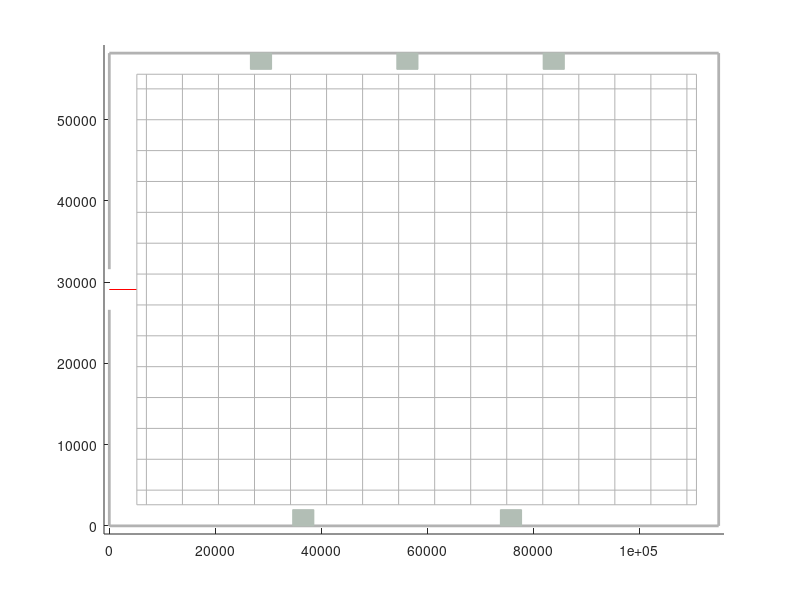

MATLAB code for this plot: (Note: this script raises an error after producing the figure.)
function [podsort,rectCenter,nodePosLookUp,nodeStorageArray] = drawLayout()
%% OUTPUT DEFINITION
% podsort: sorting pods under Nodes ( belongs to rectCenter )
% rectCenter : all the (x,y) position of each PODS.
% nodePosLookUp : 2D diagram to look up (x,y) position inside "nodeStorageArray" by using (row,column).
% nodeStorageArray : store all (x,y) dimensions of every Nodes in the layout.


%% WAREHOUSE PROPERTIES
clear
clc
% Line (x : horizontal , y: vertical )
% Properties for calculating
l = 115000; w = 58200 ;                                                     % length and width of the Warehouse ( in mm ).
wsLength = 4000 ;                                                           % length of the WorkStation ( in mm ).
wsWidth = 2000;                                                             % width of the WorkStation ( in mm ).                                     
aisWidth = 1800 ;                                                           % width of each Aisle.
firstPointX = 5500 - aisWidth + 1500;  % custom number                      % first "x" coordinate of the Node from the left.
firstPointY = wsWidth + aisWidth/2 - aisWidth + 1500;                       % first "y" coordinate of the Node from the bottom. 
podWidth = 1000 ;                                                           % an edge of a square Pod.
numVerAis = 15;                                                             % number of Aisle in vertical ( except 1st left ).
numHorAis = 13;                                                             % number of Aisle in horizontal. 

% Custom design aisle
secondAisleX = firstPointX + aisWidth;
lastAisleX = secondAisleX + numVerAis*(aisWidth+5*podWidth) + aisWidth;
secondAisleY = firstPointY + aisWidth;
lastAisleY =  secondAisleY + (aisWidth+2*podWidth)*numHorAis + aisWidth; 

% Properties for drawing
axis([-1000 l+1000 -1000 w+1000]);                                          % length and width of the display window
line_weight = 0.5;                                                          % drawing line weight

% Global variables
global verLine horLine;

%% DRAW BOUNDERIES FOR LAYOUT & WAREHOUSE ( DRAWING PURPOSE ONLY )
% draw Horizontal boundary
line([1 l],[1 1],'color',[.7 .7 .7],'LineWidth',2);
line([1 l],[w w],'color',[.7 .7 .7],'LineWidth',2);

% draw Vertical boundary
line([1 1],[1 (w/2-2500)],'color',[.7 .7 .7],'LineWidth',2);
line([1 1],[(w/2+2500) w],'color',[.7 .7 .7],'LineWidth',2);
line([l l],[1 w],'color',[.7 .7 .7],'LineWidth',2);

% draw the Entrance Line
line( [0 firstPointX], [w/2 w/2],'color','r','LineWidth',line_weight);

% draw the Outside Boundary of the Warehouse
line( [firstPointX firstPointX], [firstPointY lastAisleY],'color',[.7 .7 .7],'LineWidth',line_weight); % 1st left vertical
line( [firstPointX lastAisleX],[firstPointY firstPointY],'color',[.7 .7 .7],'LineWidth',line_weight); % 1st bot horizontal
line( [secondAisleX secondAisleX], [firstPointY lastAisleY],'color',[.7 .7 .7],'LineWidth',line_weight); % 2nd left vertical
line( [firstPointX lastAisleX],[secondAisleY secondAisleY],'color',[.7 .7 .7],'LineWidth',line_weight); % 2nd bot horizontal
line( [lastAisleX lastAisleX], [firstPointY lastAisleY],'color',[.7 .7 .7],'LineWidth',line_weight); % last right vertical
line( [firstPointX lastAisleX], [lastAisleY lastAisleY],'color',[.7 .7 .7],'LineWidth',line_weight); % 2nd left vertical

%% WORKSTATION CHARACTERISTICS
% % from now, the workstation can be shortened by WS
% % create the 2 Below WS
step = (105000)/3;                                                         % Distance between the WS (in mm). 
for i = 0:1
    % draw the workstation
    a = step*(i+1)+(wsLength+200)*i-400;
    str = '#B2BEB5';
    convertcolor = sscanf(str(2:end),'%2x%2x%2x',[1 3])/255;
    rectangle('Position',[a 0 wsLength wsWidth],'FaceColor',convertcolor,'EdgeColor',convertcolor);
     
%     % draw to entrance to WS.
%     line([ 4.5*aisWidth+20.5*podWidth+firstPointX+(5.5*aisWidth+29.5*podWidth)*i  4.5*aisWidth+20.5*podWidth+firstPointX+(5.5*aisWidth+29.5*podWidth)*i ],   [aisWidth/2 firstPointY],'color','b','LineWidth',line_weight);
%     line([4.5*aisWidth+20.5*podWidth+firstPointX+(5.5*aisWidth+29.5*podWidth)*i  4.5*aisWidth+20.5*podWidth+firstPointX+(6*aisWidth+29*podWidth)*i+2*podWidth ],   [aisWidth/2 aisWidth/2],'color','b','LineWidth',line_weight);
%     line( [4.5*aisWidth+20.5*podWidth+firstPointX+(6*aisWidth+29*podWidth)*i+2*podWidth 4.5*aisWidth+20.5*podWidth+firstPointX+(6*aisWidth+29*podWidth)*i+2*podWidth],   [aisWidth/2 wsWidth+aisWidth/2],'color','b','LineWidth',line_weight);       
%     
%     % get the "x,y" position of each Node of the entrance for WS ( anti-clock wise )
%     nodeWS(i*2+1,:) = [4.5*aisWidth+20.5*podWidth+firstPointX+(5.5*aisWidth+29.5*podWidth)*i , aisWidth/2 ];
%     nodeWS(i*2+2,:) = [4.5*aisWidth+20.5*podWidth+firstPointX+(6*aisWidth+29*podWidth)*i+2*podWidth  , aisWidth/2 ];
end
% 
% create the 3 Upper WS
step = (l-4500)/4;
for i = 0:2     
    a = step*(i+1)+wsLength-5000;                                                   % Distance between the WS (in mm). 
    str2 = '#B2BEB5';
    convertcolor2 = sscanf(str2(2:end),'%2x%2x%2x',[1 3])/255;
    rectangle('Position',[a w-wsWidth wsLength wsWidth],'FaceColor',convertcolor2,'EdgeColor',convertcolor);
    
%     line( [firstPointX+3.5*aisWidth+17.5*podWidth+(4*aisWidth+19*podWidth)*i firstPointX+3.5*aisWidth+17.5*podWidth+(4*aisWidth+19*podWidth)*i],              [w-aisWidth/2 firstPointY+(aisWidth+2*podWidth)*numHorAis],'color','b','LineWidth',line_weight);
%     line( [firstPointX+3.5*aisWidth+17.5*podWidth+(4*aisWidth+19*podWidth)*i firstPointX+3.5*aisWidth+17.5*podWidth+(4*aisWidth+19*podWidth)*i+2*podWidth],         [w-aisWidth/2 w-aisWidth/2],'color','b','LineWidth',line_weight);
%     line( [firstPointX+3.5*aisWidth+17.5*podWidth+(4*aisWidth+19*podWidth)*i+2*podWidth , firstPointX+3.5*aisWidth+17.5*podWidth+(4*aisWidth+19*podWidth)*i+2*podWidth],  [w-aisWidth/2 firstPointY+(aisWidth+2*podWidth)*numHorAis],'color','b','LineWidth',line_weight);
%     
%     % get the "x,y" position of each Node of the entrance for WS ( clock wise) 
%     nodeWS(i*2+1+4,:) = [firstPointX+3.5*aisWidth+17.5*podWidth+(4*aisWidth+19*podWidth)*i , w-aisWidth/2];
%     nodeWS(i*2+2+4,:) = [firstPointX+3.5*aisWidth+17.5*podWidth+(4*aisWidth+19*podWidth)*i+2*podWidth , w-aisWidth/2 ];
end


%% WAREHOUSE INNER LAYOUT CREATION
% create an Array to store 2 head Nodes of Vertical aisle
verAisle(1,:) = [firstPointX firstPointY];                                  % first point (x,y) of 1st left Vertical aisle.
verAisle(2,:) = [firstPointX lastAisleY];                                   % last point (x,y) of 1st left Vertical aisle.
verAisle(3,:) = [secondAisleX lastAisleY];
verAisle(4,:) = [secondAisleX firstPointY];

for i = 1:numVerAis
      % display all Vertical aisles ( not including the 1st left )
      line( [(secondAisleX)+i*(aisWidth+5*podWidth) (secondAisleX)+i*(aisWidth+5*podWidth)], [firstPointY lastAisleY],'color',[.7 .7 .7],'LineWidth',line_weight);
      
      % sorting the aisles as zig-zag => the drawing won't get wrong.
      if(mod(i,2)==0)
      verAisle(i*2+4,:) = [secondAisleX+i*(aisWidth+5*podWidth) firstPointY]  ;
      verAisle(i*2+3,:) = [secondAisleX+i*(aisWidth+5*podWidth) lastAisleY] ;
        if (i == numVerAis)
            verAisle(end+1,:) = [lastAisleX firstPointY]  ;         % Add node for last right pod.
            verAisle(end+1,:) = [lastAisleX lastAisleY] ;
        end
      else
      verAisle(i*2+3,:) = [secondAisleX+i*(aisWidth+5*podWidth) firstPointY]  ;
      verAisle(i*2+4,:) = [secondAisleX+i*(aisWidth+5*podWidth) lastAisleY] ;     
        if (i == numVerAis)
            verAisle(end+1,:) = [lastAisleX lastAisleY] ;
            verAisle(end+1,:) = [lastAisleX firstPointY]  ;
        end
      end
end

% create an Array to store 2 head Nodes of Horizontal aisle
horAisle(1,:) = [firstPointX firstPointY];                                  % first point (x,y) of 1st left Horizontal aisle.
horAisle(2,:) = [lastAisleX firstPointY];                                   % last point (x,y) of 1st left Horizontal aisle.
horAisle(4,:) = [firstPointX secondAisleY];                                 % first point (x,y) of 2nd left Horizontal aisle.
horAisle(3,:) = [lastAisleX secondAisleY];                                  % last point (x,y) of 2nd left Horizontal aisle.

for i = 1:numHorAis
    % display all Horizontal aisles ( not including the 1st bottom )
    line( [firstPointX lastAisleX],[secondAisleY+i*(aisWidth+2*podWidth) secondAisleY+i*(aisWidth+2*podWidth)],'color',[.7 .7 .7],'LineWidth',line_weight);
    
    % sorting the aisles as zig-zag => the drawing won't get wrong
    if(mod(i,2)==0)
    horAisle(i*2+4,:) = [firstPointX secondAisleY+i*(aisWidth+2*podWidth)]  ;
    horAisle(i*2+3,:) = [lastAisleX secondAisleY+i*(aisWidth+2*podWidth)] ; 
        if (i == numHorAis)
            horAisle(end+1,:) = [firstPointX lastAisleY]  ;                 % Add node for last right pod.
            horAisle(end+1,:) = [lastAisleX lastAisleY] ;
        end
    else
    horAisle(i*2+3,:) = [firstPointX secondAisleY+i*(aisWidth+2*podWidth)]  ;
    horAisle(i*2+4,:) = [lastAisleX secondAisleY+i*(aisWidth+2*podWidth)] ; 
        if (i == numHorAis)
            horAisle(end+1,:) = [lastAisleX lastAisleY]  ;                  % Add node for last right pod.
            horAisle(end+1,:) = [firstPointX lastAisleY] ;
        end
    end
end
    
%% PRE-DEFINED LOCAL VARIABLES FOR COUNTING 
X(1,1) = 0;         
Y(1,1) = 0;
podIndex = 1 ;
rowSeqIndex= 0;
colSeqIndex = 0;

%% PODS CALCULATING & SORTING
for count_y = 1:numHorAis                                                   % JUMP STEP IN HORIZONTAL.
    
    if count_y == numHorAis
       colSeqIndex = 0;
    end
    
% EXPLANATION FOR THE ALGORITHM: There are 10 pods in a batch, which will be
% numbered from 1->10 with 1 is the left-bottom and 10 is the right-top.
%
%   |6 |7 |8 |9 |10|       |6 |7 |8 |9 |10|
%   |1 |2 |3 |4 |5 |  ---> |1 |2 |3 |4 |5 | --->
%    
    for count_x = 1:numVerAis                                              % JUMP STEP IN VERTICAL.
        for i = 1:2                                                        % set the left-bottom Pod ( of each Batch ) to 1.
            for j = 1:5                                              % count the Pod from 1->5 , 6->10.
                
            % CALCULATING ALGORITHM:
                % get coordinate of the left-bottom corner of each Pod
                LeftBotCorner_X = (secondAisleX+aisWidth/2) + (5*podWidth+aisWidth)*(count_x-1) + (j-1)*podWidth;       % calculate "x" coordinate of the left-bottom corner of each Pod.
                LeftBotCorner_Y = (secondAisleY+aisWidth/2) + (2*podWidth+aisWidth)*(count_y-1) + (i-1)*podWidth;     % calculate "y" coordinate of the left-bottom corner of each Pod.
                % get coordinate of the Center-point of each Pod
                rectCenter(podIndex,1) = LeftBotCorner_X + podWidth/2;                       % calculate "x" coordinate of the Center-point of each Pod.
                rectCenter(podIndex,2) = LeftBotCorner_Y + podWidth/2;                      % calculate "y" coordinate of the Center-point of each Pod
               
                % store the corner "x" "y" to display the Pods
                X(podIndex,1) = double(LeftBotCorner_X); 
                Y(podIndex,1) = double(LeftBotCorner_Y);
                
            % SORTING ALGORITHM:
                % sorting the lines ( under the Pods ) zig-zag "Horizontal".
                % => drawing and creating Node won't get wrong.
                %
                %   1 - - - - - - - - - - > 2
                %   4 < - - - - - - - - - - 3
                %   1 - - - - - - - - - - > 2
                %
                %   rowSeqIndex: +1 to jump from "1" to another "1"
                
                if ( rectCenter(podIndex,1) == (secondAisleX + aisWidth/2 + podWidth/2))         % sorting the node in the 1st left vertical aisle.       
                    if i == 1                                              % 1-4-5-8-9...
                    podStor(rowSeqIndex*4+1,:) = [ firstPointX , rectCenter(podIndex,2) ];
                    else
                    podStor(rowSeqIndex*4+4,:) = [ firstPointX , rectCenter(podIndex,2) ];
                    end

                elseif rectCenter(podIndex,1) == (secondAisleX + aisWidth/2 + podWidth/2) + (numVerAis*(aisWidth+5*podWidth)-podWidth-aisWidth)  
                                                                           % sorting the node in the last vertical aisle.                    
                    if i == 1                                              % 2-3-6-7-10-11-...
                    podStor(rowSeqIndex*4+2,:) = [ lastAisleX , rectCenter(podIndex,2)];
                    else
                    podStor(rowSeqIndex*4+3,:) = [ lastAisleX , rectCenter(podIndex,2)];   
                    end
                end
                
                % sorting the lines ( under the Pods ) zig-zag "Vertical".
                % => drawing and creating Node won't get wrong.
                %
                %       2 -> 3    6         10            2
                %       /\   |    /\       /\ |           /\
                %       |    |    |        |  |           |
                %       |   \/    |        | \/           |
                %       1    4 -> 5  ....  9-11       --> 1
                %
                %   colSeqIndex: +1 to jump from "1" to another "1".
                
                switch j                     
                    case 1                                                 % sorting the Node in position 1 & 2
                       if count_y == 1
                           podStor1(colSeqIndex*11+1,:) = [ rectCenter(podIndex,1) , firstPointY ];                         
                       elseif count_y == numHorAis
                           podStor1(colSeqIndex*11+2,:) = [ rectCenter(podIndex,1) , lastAisleY ];
                       end
                    case 2                                                 % sorting the Node in position 3 & 4
                       if count_y == 1
                           podStor1(colSeqIndex*11+4,:) = [ rectCenter(podIndex,1) , firstPointY ];
                       elseif count_y == numHorAis
                           podStor1(colSeqIndex*11+3,:) = [ rectCenter(podIndex,1) , lastAisleY ];
                       end
                    case 3                                                 % sorting the Node in position 5 & 6
                       if count_y == 1
                           podStor1(colSeqIndex*11+5,:) = [ rectCenter(podIndex,1) , firstPointY ];
                       elseif count_y == numHorAis
                           podStor1(colSeqIndex*11+6,:) = [ rectCenter(podIndex,1) , lastAisleY ];
                       end
                    case 4                                                 % sorting the Node in position 7 & 8
                       if count_y == 1
                           podStor1(colSeqIndex*11+8,:) = [ rectCenter(podIndex,1) , firstPointY ];
                       elseif count_y == numHorAis
                           podStor1(colSeqIndex*11+7,:) = [ rectCenter(podIndex,1) , lastAisleY ];
                       end
                    case 5                                                 % sorting the Node in position 9 & 10
                       if count_y == 1
                           podStor1(colSeqIndex*11+9,:) = [ rectCenter(podIndex,1) , firstPointY ];
                           podStor1(colSeqIndex*11+11,:) = [ rectCenter(podIndex,1) , firstPointY ];
                       elseif count_y == numHorAis
                           podStor1(colSeqIndex*11+10,:) = [ rectCenter(podIndex,1) , lastAisleY ];
                       end
                    otherwise 
                end
                % increasing the index counter for Pod's variable
                podIndex = podIndex + 1;                                
            end
        end 
        % increasing the index to move to the next "11 cycle".
        colSeqIndex = colSeqIndex + 1 ; 
    end
    % increasing the index to move to the next "4 cycle".
    rowSeqIndex = rowSeqIndex + 1;
end  

%% ALL NODE CREATION
% CALCULATING ALGORITHM: Using function polyxpoly to create the nodes that intersect (faster).
[x4,y4] = polyxpoly(verAisle(:,1),verAisle(:,2),horAisle(:,1),horAisle(:,2),'unique');      % "x" and "y" at the crossroads ( ngã tư ).
[x5,y5] = polyxpoly(horAisle(:,1),horAisle(:,2),podStor1(:,1),podStor1(:,2),'unique');  % "x" and "y" at the Pods lines intersect Horizontal aisle.
[x6,y6] = polyxpoly(verAisle(:,1),verAisle(:,2),podStor(:,1),podStor(:,2),'unique');    % "x" and "y" at the Pods lines intersect Vertical aisle.

% Draw lines ( except aisles - which already draw above ).
verLine =line(podStor1(:,1),podStor1(:,2),"LineWidth",0.1,'color',[.7 .7 .7]);
horLine =line(podStor(:,1),podStor(:,2),"LineWidth",0.1,'color',[.7 .7 .7]);
    
%% DISPLAYS PODS & NODES
% Display the pods in rectangles.
wid = ones(size(X))*podWidth; 
hei = ones(size(Y))*podWidth;
pos = [X ,Y ,wid,hei];
displayPods = rectangles(pos);                                              % using rectangles library to draw.

% Combination of Nodes
% nodeStorageArray = cat(1,[x4,y4],[x5,y5],[x6,y6],rectCenter,nodeWS);               % combine all the Nodes.	
nodeStorageArray = cat(1,[x4,y4],[x5,y5],[x6,y6],rectCenter); 
nodeStorageArray = int64(nodeStorageArray);
rectCenter = int64(rectCenter);

% Display Nodes on maps
cirDisplayRadius = ones(1,size(nodeStorageArray,1))*100;
cirDisplayNodes = viscircles(nodeStorageArray,cirDisplayRadius,'Color','r');
cirDisplayNodes.Visible = 'off';                                            % turn Visible to 'on' to see the Nodes => Make sure we cover all the Nodes.

%% SORTING ALL THE NODES INTO A SINGLE MATRIX
% Store all node into a single matrix for A* algorithm.
% ALGORITHM EXPLANATION:
%    Since A* only took the matrix [m,n], so we have to turn the nodes into
%    matrix with m: rows and n: columns.
%
%    (m,1)-------------------------------- (m,n)
%      |                                     |
%      |                                     |
%    (2,1) (2,2)                             |
%    (1,1) (1,2) ------------------------- (1,n)
%
%

% Sort the first row in the bottom
a = find(nodeStorageArray(:,2)== firstPointY);                                                                          
b = [a , nodeStorageArray(a)];
[b,I] = sort(b(:,2));
a = a(I);
nodePosLookUp(1,:) = a;  

% Sort from row 2 -> 41 ( last - 1 )
for j = 1:numHorAis
    for i = 0:2
        % SORTING ALGORITHM: Sorting Nodes into a Matrix
        if i == 0                                                          % if it is belonging to the aisle .
            % SORTING ALGORITHM: Sorting Nodes on aisle lines.
            a = find(nodeStorageArray(:,2)== secondAisleY+(aisWidth+2*podWidth)*(j-1));               
                                                                           % find all the Nodes have "y" equal to aisle's "y" .
            b = [a , nodeStorageArray(a)];
            [b,I] = sort(b(:,2));
            a = a(I);
            nodePosLookUp((j-1)*3+i+2,:) = a;                                       % 

            if j == numHorAis
                a = find(nodeStorageArray(:,2)== secondAisleY +(aisWidth+2*podWidth)*(j));
                b = [a , nodeStorageArray(a)];
                [b,I] = sort(b(:,2));
                a = a(I);
                % When changing the layout , remember to change this
                nodePosLookUp(41,:) = a;                                   % Maximum row is 42 => Row extend then change it .
            end
        
        else                                                               % if it is not belonging to the aisle.
            % SORTING ALGORITHM: Sorting the Nodes intersect of Pods & Aisles.
            a = find(nodeStorageArray(:,2)== secondAisleY+((podWidth+aisWidth)/2)+podWidth*(-1+i)+(aisWidth+2*podWidth)*(j-1)); 
            b = [a , nodeStorageArray(a)];
            [b,I] = sort(b(:,2));
            a = a(I);
            nodePosLookUp((j-1)*3+i+2,:) = a;

            % SORTING ALGORITHM: Sorting the Nodes under the Pods.
            c = find(rectCenter(:,2) == secondAisleY+((podWidth+aisWidth)/2)+podWidth*(-1+i)+(aisWidth+2*podWidth)*(j-1)); 
            d = [c , rectCenter(c)];
            [d,S] = sort(d(:,2));
            c = c(S);
            podsort((j-1)*2+i,:) = c;        
        end
    end
end    

% Sort the last row on the top.
a = find(nodeStorageArray(:,2)== lastAisleY);               
b = [a , nodeStorageArray(a)];
[b,I] = sort(b(:,2));
a = a(I);
nodePosLookUp(end+1,:) = a;

%% CHECKING RESULTS AFTHER SORTING
% viscircles(nodeStorageArray(nodePosLookUp(8,1),:),100,'Color','r');
%% STEP TO CHANGE CURRENT LAYOUT INTO ANOTHER

%% CREATE RECTANGLES FOR RETURN POSITION
rectangle('Position',[nodeStorageArray(nodePosLookUp(1,28),1)-500 nodeStorageArray(nodePosLookUp(1,28),2)-500 1000 1000],'FaceColor','none','EdgeColor','r','LineWidth',1.5);
rectangle('Position',[nodeStorageArray(nodePosLookUp(1,63),1)-500 nodeStorageArray(nodePosLookUp(1,63),2)-500 1000 1000],'FaceColor','none','EdgeColor','r','LineWidth',1.5);
rectangle('Position',[nodeStorageArray(nodePosLookUp(42,21),1)-500 nodeStorageArray(nodePosLookUp(42,21),2)-500 1000 1000],'FaceColor','none','EdgeColor','r','LineWidth',1.5);
rectangle('Position',[nodeStorageArray(nodePosLookUp(42,45),1)-500 nodeStorageArray(nodePosLookUp(42,45),2)-500 1000 1000],'FaceColor','none','EdgeColor','r','LineWidth',1.5);
rectangle('Position',[nodeStorageArray(nodePosLookUp(42,70),1)-500 nodeStorageArray(nodePosLookUp(42,70),2)-500 1000 1000],'FaceColor','none','EdgeColor','r','LineWidth',1.5);

disp(nodeStorageArray(nodePosLookUp(4,93),1))
disp(nodeStorageArray(nodePosLookUp(1,28),2))
end
